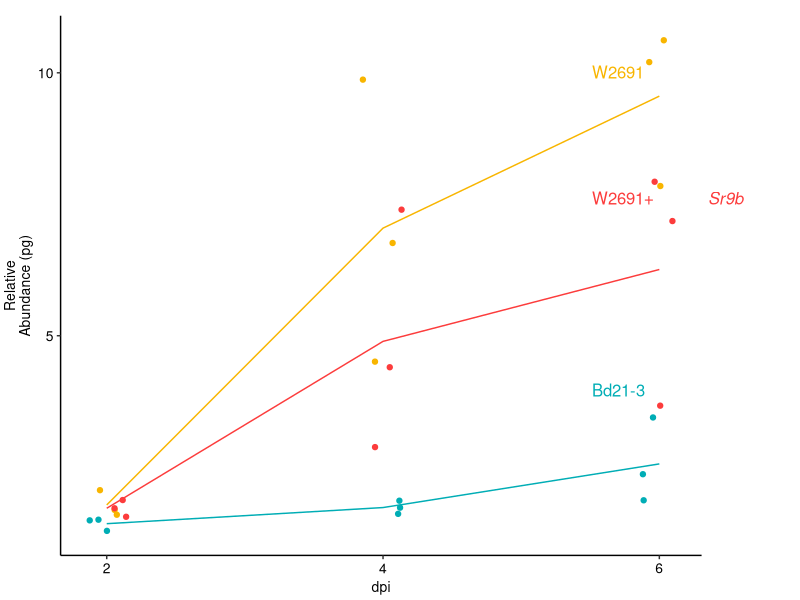

This chart was generated by the following R code:
# Figure 1E
## Melania, Marisa, Cory

# Load necessary libraries
# library(ggplot2)
# library(dplyr)
# library(plotrix)
# 
# # Change working directory to appropriate location
# setwd("~/Documents/GitHub/cory/MPGI/figure1/")
# 
# # Read in data
# data_1e <- read.delim("fig_1e_data_raw.csv", header = TRUE, sep = ",", colClasses=c(rep("factor", 2), c(rep("numeric", 2))))
# 
# # Change DPI field to be numeric
# data_1e$Dpi <- as.numeric(as.character(data_1e$Dpi))
# 
# # Set theme to be classic
# theme_set(theme_classic() + 
#               theme(legend.text=element_text(size=10),
#                     axis.text=element_text(size=10),
#                     axis.title = element_text(size=10),
#                     strip.text.x = element_text(size = 10)
#                     )
#           )
# 
# # Set up plot for Figure 1E
# my_labels <- c(expression(paste("W2691+", italic("Sr9b"))))
# p_1e <- ggplot(data_1e, aes(x = Dpi, 
#                             y = pg,
#                             color = Genotype,
#                             group = Genotype) )+
#     geom_line(size=0.5) +
#     geom_point(size=1) +
#     geom_errorbar(aes(ymin = pg-SE,
#                       ymax = pg+SE), 
#                   width=.2,
#                   alpha=.75,
#                   color="black" ) +
#     scale_color_manual(values = c("chartreuse3", "chocolate1", "blue1")) +
#     theme(strip.background = element_blank(),
#           strip.text.y = element_blank(),
#           legend.position = "none",
#           axis.text = element_text(color="black"),
#           plot.margin=unit(c(.4,0,0.1,0.1), "cm") ) +
#     guides(fill=guide_legend(title=NULL)) +
#     xlab("dpi") +
#     ylab("Relative\nAbundance (pg)") +
#     scale_y_continuous(breaks=c(0,5,10)) +
#     scale_x_continuous(breaks=c(2,4,6), limits=c(1.75,8.2)) +
#     annotate("text", label="W2691", x=6.71, y=9.6, color="chocolate1") +
#     annotate("text", label="W2691+italic(Sr9b)", parse=TRUE, x=7.3, y=6.3, color="blue1") +
#     annotate("text", label="Bd21-3", x=6.75, y=2, color="chartreuse3")
# 
#     
# # Print plot for manuscript for Figure 1E
# pdf("Fig_1E.pdf", width=3.53, height=1.25, pointsize=8)
# p_1e
# dev.off()



### Plot showing all the data points and not error bars
# Load necessary libraries
library(ggplot2)
library(dplyr)
library(grid)

# Change working directory to appropriate location
setwd("~/Documents/GitHub/cory/MPGI/figure1/")

# Read in data
d_1e <- read.delim("fig_1e_datapoints.csv", header = TRUE, sep = ",", colClasses=c(rep("factor", 2), c(rep("numeric", 2))))

# Set theme to be classic
theme_set(theme_classic() + 
              theme(legend.text=element_text(size=10),
                    axis.text=element_text(size=10),
                    axis.title = element_text(size=10),
                    strip.text.x = element_text(size = 10)
              )
)

# Set up plot for Figure 1E
my_labels <- c(expression(paste("W2691+", italic("Sr9b"))))
mean_data_1e <- d_1e %>% group_by(Genotype, dpi) %>% summarise_all(funs(mean))

# Set up plot for Figure 1E
p_1e_b <- ggplot(d_1e, aes(x = dpi, 
                           y = Relative.Abundance,
                           color = Genotype,
                           group = Genotype) ) +
    geom_jitter(size=1.5, width = 0.15) +
    geom_line(data=mean_data_1e, aes(x = dpi, 
                                     y = Relative.Abundance,
                                     color = Genotype,
                                     group = Genotype) )  +
    scale_color_manual(values = c("#00ADB5", "#F8B500", "#FC3C3C")) +
    theme(strip.background = element_blank(),
          strip.text.y = element_blank(),
          legend.position = "none",
          axis.text = element_text(color="black"),
          plot.margin=unit(c(.4,2.5,0.1,0.1), "cm") ) +
    guides(fill=guide_legend(title=NULL)) +
    xlab("dpi") +
    ylab("Relative\nAbundance (pg)") +
    scale_y_continuous(breaks=c(0,5,10) ) +
    scale_x_continuous(breaks=c(2,4,6) )


# Print plot for manuscript for Figure 1E
pdf("Fig_1E_b.pdf", width=3.55, height=2, pointsize=10)
p_1e_b
grid.text("W2691", x=unit(0.74, "npc"), y=unit(0.88, "npc"), just="left", gp= gpar(col="#F8B500") )
grid.text("W2691+", hjust=0, x=unit(0.74, "npc"), y=unit(0.67, "npc"), just="left", gp= gpar(col="#FC3C3C") )
grid.text("Sr9b", x=unit(0.885,"npc"), y=unit(0.67, "npc"), just="left", gp=gpar(fontface="italic", col="#FC3C3C"), hjust=0 )
grid.text("Bd21-3", x=unit(0.74, "npc"), y=unit(0.35, "npc"), just="left", gp=gpar(col="#00ADB5") )

dev.off()





